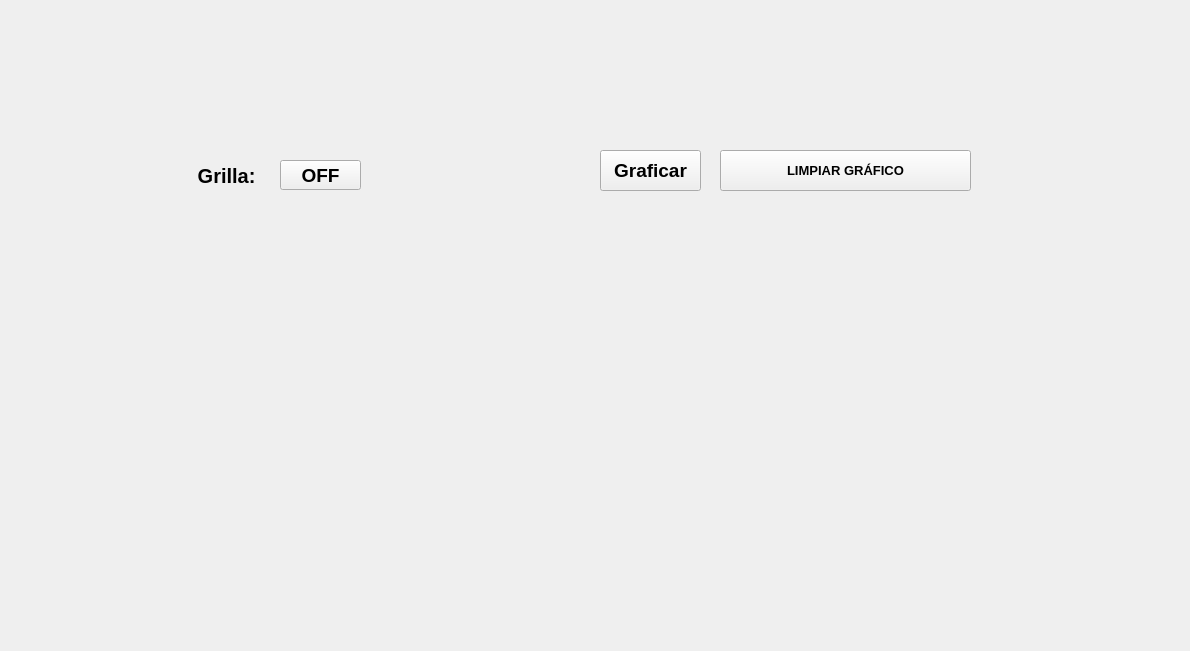
<?xml version="1.0" encoding="UTF-8"?>
<ui version="4.0">
 <class>Form</class>
 <widget class="QWidget" name="Form">
  <property name="geometry">
   <rect>
    <x>0</x>
    <y>0</y>
    <width>1190</width>
    <height>651</height>
   </rect>
  </property>
  <property name="windowTitle">
   <string>Form</string>
  </property>
  <widget class="QWidget" name="verticalLayoutWidget">
   <property name="geometry">
    <rect>
     <x>170</x>
     <y>240</y>
     <width>801</width>
     <height>341</height>
    </rect>
   </property>
   <layout class="QVBoxLayout" name="verticalLayout"/>
  </widget>
  <widget class="QPushButton" name="btn_grilla">
   <property name="geometry">
    <rect>
     <x>280</x>
     <y>160</y>
     <width>81</width>
     <height>30</height>
    </rect>
   </property>
   <property name="font">
    <font>
     <pointsize>14</pointsize>
     <weight>75</weight>
     <bold>true</bold>
    </font>
   </property>
   <property name="text">
    <string>OFF</string>
   </property>
  </widget>
  <widget class="QLabel" name="label_3">
   <property name="geometry">
    <rect>
     <x>170</x>
     <y>160</y>
     <width>91</width>
     <height>31</height>
    </rect>
   </property>
   <property name="font">
    <font>
     <pointsize>15</pointsize>
     <weight>75</weight>
     <bold>true</bold>
    </font>
   </property>
   <property name="text">
    <string>Grilla: </string>
   </property>
   <property name="alignment">
    <set>Qt::AlignRight|Qt::AlignTrailing|Qt::AlignVCenter</set>
   </property>
  </widget>
  <widget class="QPushButton" name="btn_graficar">
   <property name="geometry">
    <rect>
     <x>600</x>
     <y>150</y>
     <width>101</width>
     <height>41</height>
    </rect>
   </property>
   <property name="font">
    <font>
     <pointsize>14</pointsize>
     <weight>75</weight>
     <bold>true</bold>
    </font>
   </property>
   <property name="text">
    <string>Graficar</string>
   </property>
  </widget>
  <widget class="QPushButton" name="btn_limpiar">
   <property name="geometry">
    <rect>
     <x>720</x>
     <y>150</y>
     <width>251</width>
     <height>41</height>
    </rect>
   </property>
   <property name="font">
    <font>
     <pointsize>10</pointsize>
     <weight>75</weight>
     <bold>true</bold>
    </font>
   </property>
   <property name="text">
    <string>LIMPIAR GRÁFICO</string>
   </property>
  </widget>
 </widget>
 <resources/>
 <connections/>
</ui>
